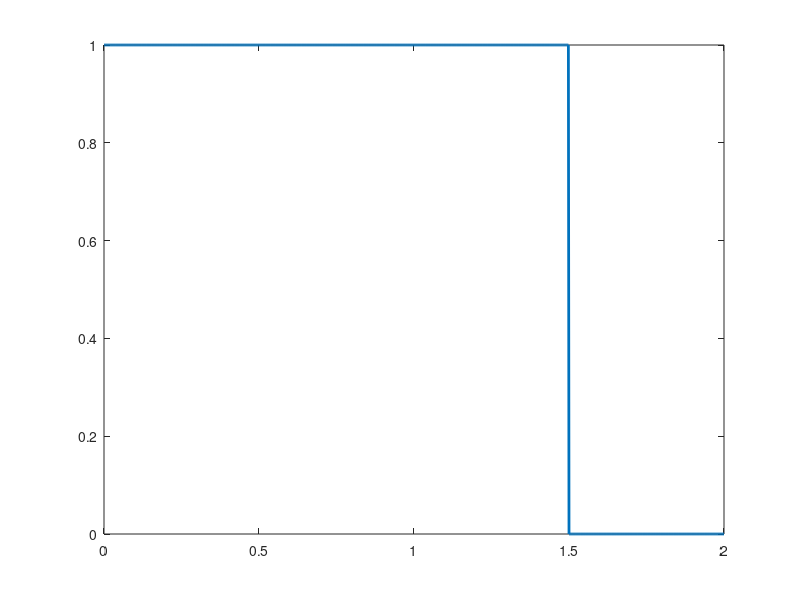
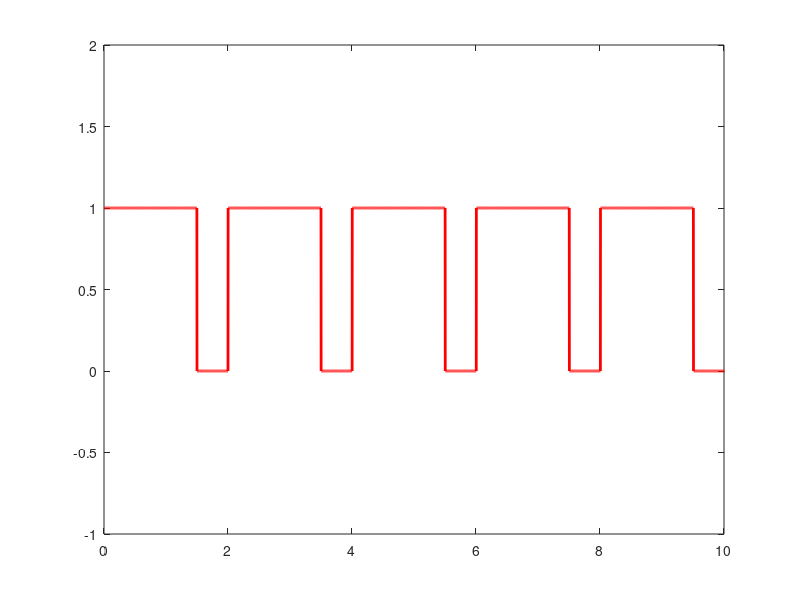

The MATLAB source for these figures, in order:
b = 5;
T = 2;
t = 0:T/1000:T;
y = zeros(size(t));
for i = 1:length(t)
    if t(i) < 3*T/4
        y(i) = 1;
    end
end

plot(t, y, 'linewidth', 2);

t1 = 0:T/1000:b*T + (b-1)*T/1000;
y1 = zeros(size(t1));
for i = 1:b
    y1((i-1)*length(t) + 1 : i*length(t)) = y;
end
figure;
plot(t1, y1,'r','linewidth',2);
axis([0 10 -1 2]);
